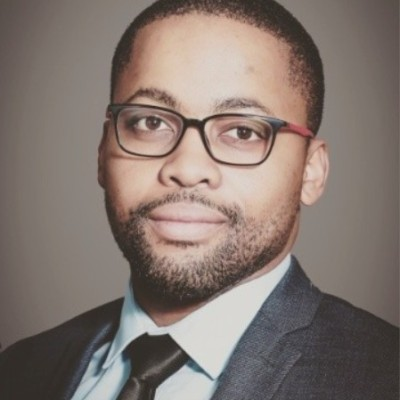
#> input picture assets/team-sibo-khumalo.png, 400 x 400 px, found by its file name; its folder holds 6 pictures in this run
$ python prep_assets2.py
#> lines starting #> are read from the running program, lines starting #| are printed output that depends on the picture
"""Second pass on the client's own assets: the crops the build needs.

- the three partners' portraits, cropped to 4:5 and written large enough for
  the column they sit in
- the blue particle field, written as the research matrix's flow picture
- the client's own research diagrams, kept at their native size

Every source file is the client's own artwork; nothing is generated.
"""
import os
from PIL import Image

SRC = r"C:\Users\kwena\Downloads\euclidean capital\assets"
OUT = os.path.join(SRC, "web")
os.makedirs(OUT, exist_ok=True)


def portrait(name, src, w=800, h=1000):
    """Crop to 4:5, taking the head, and write it large enough to print sharp."""
#> called with name = 'sibo', src = 'team-sibo-khumalo.png', w = 800, h = 1000
    im = Image.open(os.path.join(SRC, src)).convert("RGB")
#> im is the input picture: PIL image 400x400 RGB; mean R, G, B 131.4, 118.2, 111.5
    target = w / h
    cw, ch = im.size
#> cw = 400; ch = 400
    if cw / ch > target:            # too wide: cut the sides
        nw = round(ch * target)
#> nw = 320
        left = (cw - nw) // 2
#> left = 40
        im = im.crop((left, 0, left + nw, ch))
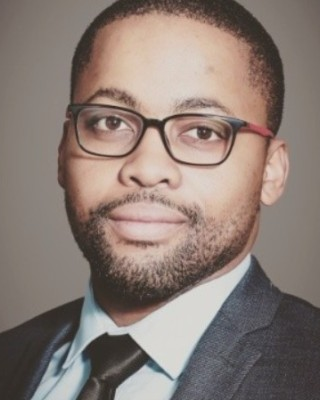
#> im: PIL image 320x400 RGB; mean R, G, B 138.6, 124.4, 117.4
    else:                            # too tall: cut the top and the foot
        nh = round(cw / target)
        top = max(0, round((ch - nh) * 0.12))
        im = im.crop((0, top, cw, top + nh))
    im = im.resize((w, h), Image.LANCZOS)
#> im: PIL image 800x1000 RGB
    im.save(os.path.join(OUT, f"{name}-{w}.jpg"), "JPEG", quality=88, optimize=True, progressive=True)
    print(f"  {name}-{w}.jpg  {w}x{h}  (from {src})")


def plain(name, src, width=None, quality=86):
    im = Image.open(os.path.join(SRC, src)).convert("RGB")
    if width and width < im.width:
        h = round(im.height * width / im.width)
        im = im.resize((width, h), Image.LANCZOS)
    im.save(os.path.join(OUT, f"{name}.jpg"), "JPEG", quality=quality, optimize=True, progressive=True)
    print(f"  {name}.jpg  {im.width}x{im.height}  (from {src})")


print("portraits")
portrait("sibo", "team-sibo-khumalo.png")
portrait("langa", "team-langa-malimela.png")
#> (the run stopped early here; a loop or call above may not have finished)
